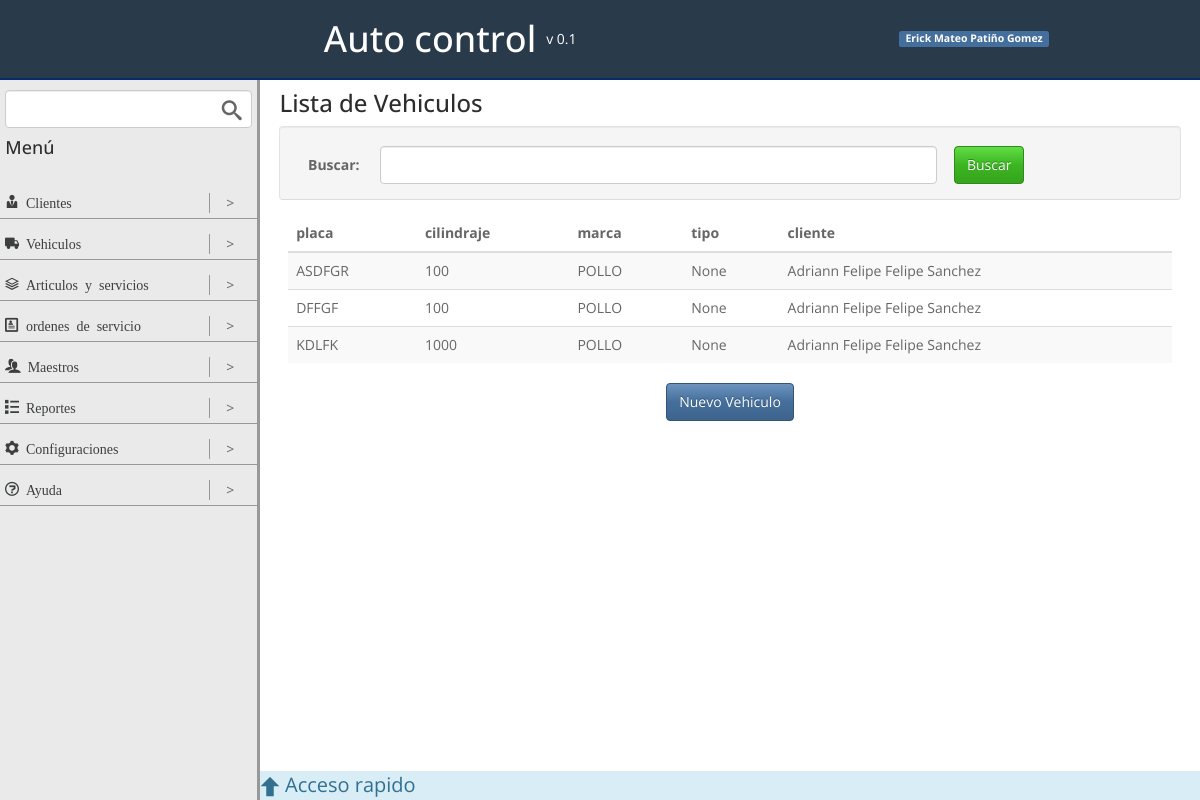
The page /vehiculo/ on the database as committed earlier.
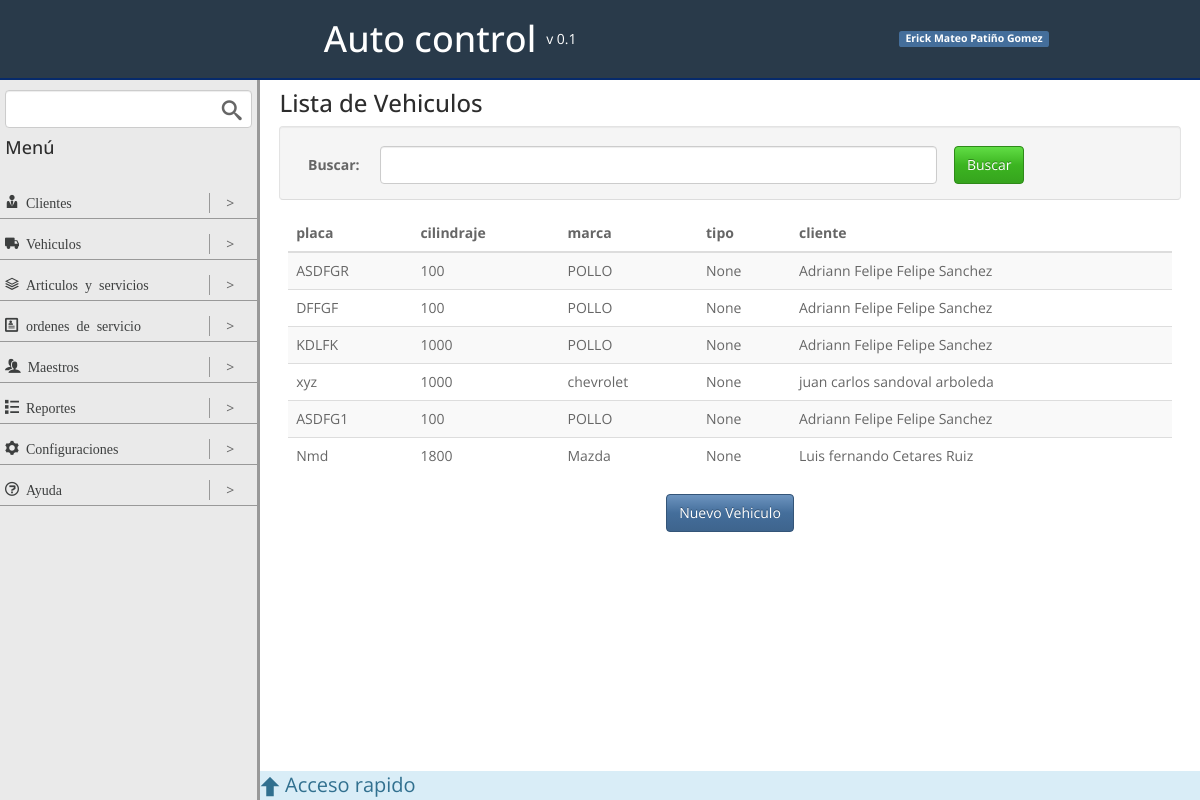
The same page on the database as committed later.
### vehiculos/models.py (models this page shows, shortened)
class vehiculoModel(models.Model):
	placa = models.CharField(max_length=10, primary_key=True, null=False, blank=False)
	cilindraje = models.IntegerField(null=True, blank=True)
	marca = models.CharField(max_length=50, null=True, blank=True)
	tipo = models.ForeignKey(tipoVehiculoModel, null=True, blank=True)
	cliente = models.ForeignKey(clienteModel, null=False, blank=False)
	foto = models.ImageField(upload_to = 'img/vehiculo/', default = 'img/none.png')

### clientes/models.py (models this page shows, shortened)
class clienteModel(models.Model):
	nombre = models.CharField(max_length=50)
	apellido = models.CharField(max_length=50)
	documento = models.CharField(max_length=20)
	telefono = models.CharField(max_length=20, blank=True, null=True)
	celular = models.CharField(max_length=50)
	direccion = models.CharField(max_length=50, blank=True, null=True)
	email = models.EmailField(blank=True, null=True)
	def __str__(self):
		return u'%s %s' % (self.nombre, self.apellido)

### vehiculos/views.py (the view)
# urls.py: url(r'^vehiculo/$', listVehiculosView.as_view(), name = 'list_vehiculo'),
class listVehiculosView(ListView):
	template_name = 'list_vehiculo.html'
	model = vehiculoModel
	context_object_name = 'vehiculos'
	paginate_by = 10

### vehiculos/templates/list_vehiculo.html (shortened to what this page needs)
{% extends "base.html" %}
{% block contentViewTitle %}
	<h3>
		Lista de Vehiculos
	</h3>
{% endblock contentViewTitle %}
{% block content %}
	<div class="row well actions-top middle">
		<div class="col-1">
			<label for="">Buscar:</label>
		</div>
		<div class="col-8">
			<input type="text" class="form-control" placeholder="">
		</div>
		<div class="col-3">
			<input type="submit" class="btn btn-success" value="Buscar">
		</div>
	</div>
	<table class="table table-striped table-hover ">
		<thead>
			<tr>
				<th>placa</th>
				<th>cilindraje</th>
				<th>marca</th>
				<th>tipo</th>
				<th>cliente</th>
			</tr>
		</thead>
		<tbody>
			{% for vehiculo in vehiculos %}
				<tr>
					<td>{{ vehiculo.placa }}</td>
					<td>{{ vehiculo.cilindraje }}</td>
					<td>{{ vehiculo.marca }}</td>
					<td>{{ vehiculo.tipo }}</td>
					<td>{{ vehiculo.cliente }}</td>
				</tr>
			{% endfor %}
		</tbody>
	</table>
	<div class="row center">
		<a href="{% url 'create_vehiculo' %}" class="btn btn-primary">Nuevo Vehiculo</a>
	</div>
{% endblock content %}

Rows that differ between the two databases and show on the page:
added vehiculoModel: placa "xyz", cilindraje "1000", marca "chevrolet", tipo "None", cliente "juan carlos sandoval arboleda"
added vehiculoModel: placa "ASDFG1", cilindraje "100", marca "POLLO", tipo "None", cliente "Adriann Felipe Felipe Sanchez"
added vehiculoModel: placa "Nmd", cilindraje "1800", marca "Mazda", tipo "None", cliente "Luis fernando Cetares Ruiz"
